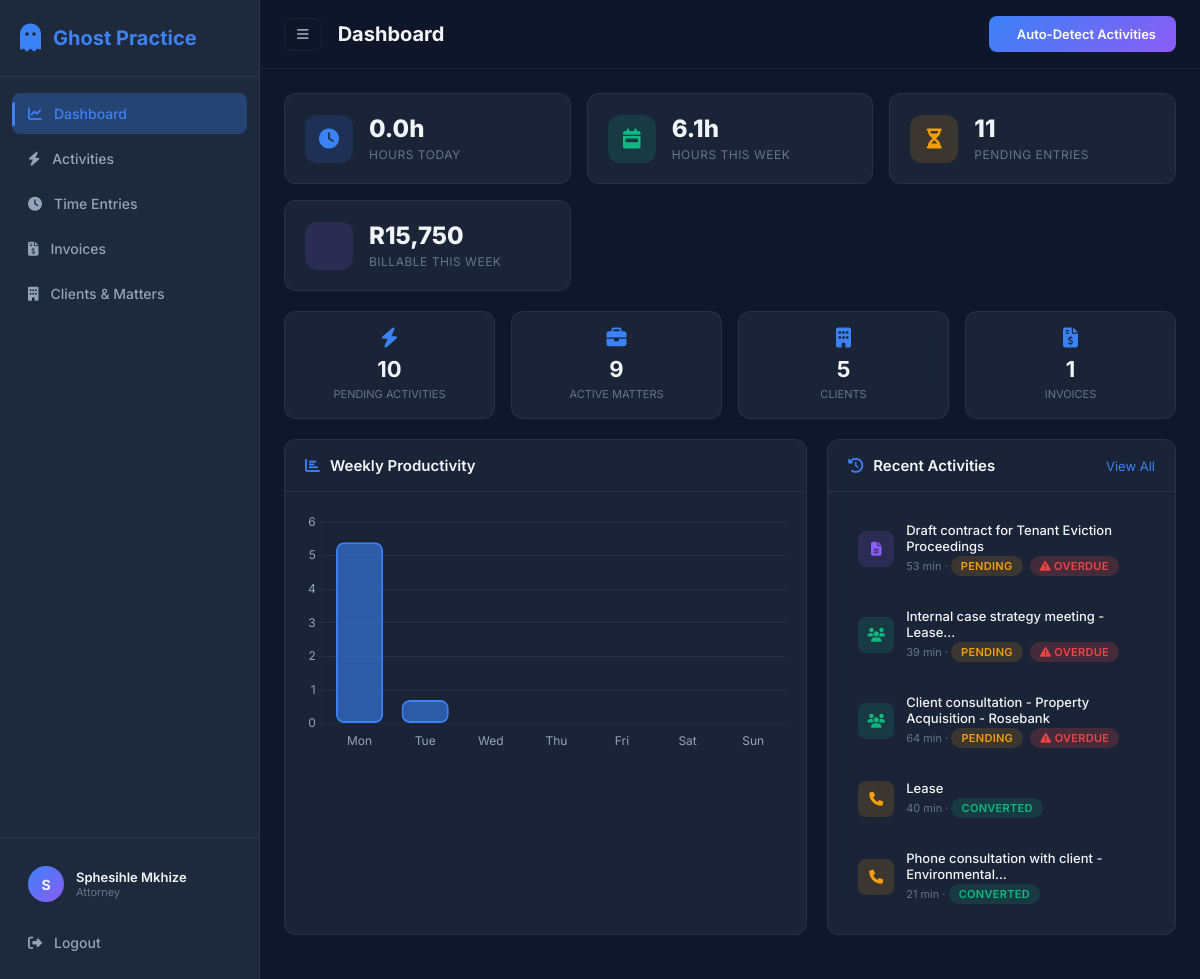
Page / (signed in) on the earlier database version.
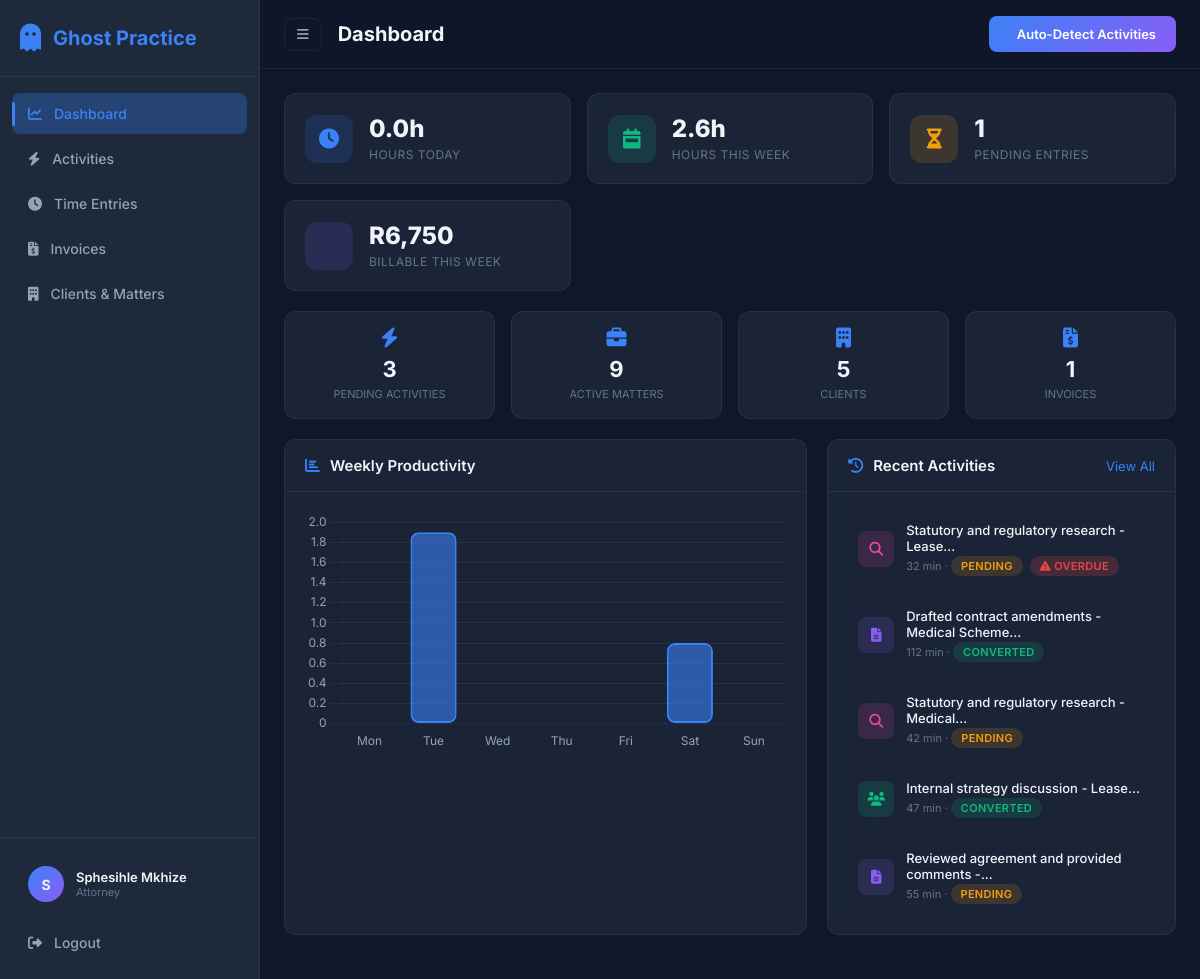
Same page on the later database version.
### models/activity.py (models this page shows, shortened)
class Activity(db.Model):
    __tablename__ = "activities"
    id = db.Column(db.Integer, primary_key=True)
    user_id = db.Column(db.Integer, db.ForeignKey("users.id"), nullable=False)
    type = db.Column(db.String(30), nullable=False)  # email / meeting / call / document / research
    title = db.Column(db.String(300), nullable=False)
    description = db.Column(db.Text)
    source = db.Column(db.String(30), default="manual")  # outlook / teams / manual / auto-detect
    started_at = db.Column(db.DateTime, nullable=False)
    ended_at = db.Column(db.DateTime)
    duration_minutes = db.Column(db.Float, default=0)
    matter_id = db.Column(db.Integer, db.ForeignKey("matters.id"), nullable=True)
    status = db.Column(db.String(20), default="pending")  # pending / converted / dismissed
    created_at = db.Column(db.DateTime, default=datetime.utcnow)
    time_entry = db.relationship("TimeEntry", backref="activity", uselist=False)
    @property
    def type_icon(self):
        icons = {
            "email": "fa-envelope",
            "meeting": "fa-users",
            "call": "fa-phone",
            "document": "fa-file-alt",
            "research": "fa-search",
        }
        return icons.get(self.type, "fa-clock")

### routes/dashboard.py (the view)
@dashboard_bp.route("/")
@login_required
def index():
    today = datetime.utcnow().date()
    week_start = today - timedelta(days=today.weekday())
    total_hours_today = db.session.query(
        func.coalesce(func.sum(TimeEntry.duration_minutes), 0)
    ).filter(
        TimeEntry.user_id == current_user.id,
        TimeEntry.date == today,
    ).scalar() / 60
    total_hours_week = db.session.query(
        func.coalesce(func.sum(TimeEntry.duration_minutes), 0)
    ).filter(
        TimeEntry.user_id == current_user.id,
        TimeEntry.date >= week_start,
    ).scalar() / 60
    pending_entries = TimeEntry.query.filter_by(
        user_id=current_user.id, status="draft"
    ).count()
    billable_amount_week = db.session.query(
        func.coalesce(func.sum(TimeEntry.amount), 0)
    ).filter(
        TimeEntry.user_id == current_user.id,
        TimeEntry.date >= week_start,
    ).scalar()
    active_matters = Matter.query.filter_by(status="active").count()
    total_clients = Client.query.count()
    pending_activities = Activity.query.filter_by(
        user_id=current_user.id, status="pending"
    ).count()
    total_invoices = Invoice.query.count()
    total_billed = db.session.query(
        func.coalesce(func.sum(Invoice.total), 0)
    ).scalar()
    recent_activities = Activity.query.filter_by(
        user_id=current_user.id
    ).order_by(Activity.created_at.desc()).limit(5).all()
    now = datetime.utcnow()
    for act in recent_activities:
        if act.status == 'pending' and act.started_at:
            age = now - act.started_at
            act.is_overdue = age.days >= 3
        else:
            act.is_overdue = False
    daily_hours = []
    daily_labels = []
    for i in range(6, -1, -1):
        d = today - timedelta(days=i)
        hours = db.session.query(
            func.coalesce(func.sum(TimeEntry.duration_minutes), 0)
        ).filter(
            TimeEntry.user_id == current_user.id,
            TimeEntry.date == d,
        ).scalar() / 60
        daily_hours.append(round(hours, 1))
        daily_labels.append(d.strftime("%a"))
    return render_template(
        "dashboard.html",
        total_hours_today=round(total_hours_today, 1),
        total_hours_week=round(total_hours_week, 1),
        pending_entries=pending_entries,
        billable_amount_week=round(billable_amount_week, 2),
        active_matters=active_matters,
        total_clients=total_clients,
        pending_activities=pending_activities,
        total_invoices=total_invoices,
        total_billed=round(total_billed, 2),
        recent_activities=recent_activities,
        daily_hours=daily_hours,
        daily_labels=daily_labels,
    )

### app.py (called while the page is built)
def create_app():
    app = Flask(__name__)
    app.config.from_object(Config)
    os.makedirs(os.path.join(app.root_path, "instance"), exist_ok=True)
    db.init_app(app)
    login_manager = LoginManager()
    login_manager.init_app(app)
    login_manager.login_view = "auth.login"
    login_manager.login_message_category = "info"
    from models.user import User
    @login_manager.user_loader
    def load_user(user_id):
        return User.query.get(int(user_id))
    register_blueprints(app)
    with app.app_context():
        db.create_all()
    return app

### templates/dashboard.html (shortened to what the changed rows need)
{% extends "base.html" %}
{% block page_title %}Dashboard{% endblock %}
{% block content %}
<div class="dashboard">
    <div class="stats-grid">
        <div class="stat-card stat-emerald">
            <div class="stat-content">
                <span class="stat-value">{{ total_hours_week }}h</span>
                <span class="stat-label">Hours This Week</span>
            </div>
        </div>
        <div class="stat-card stat-amber">
            <div class="stat-content">
                <span class="stat-value">{{ pending_entries }}</span>
                <span class="stat-label">Pending Entries</span>
            </div>
        </div>
        <div class="stat-card stat-purple">
            <div class="stat-content">
                <span class="stat-value">R{{ "{:,.0f}".format(billable_amount_week) }}</span>
                <span class="stat-label">Billable This Week</span>
            </div>
        </div>
    </div>
    <div class="stats-grid stats-small">
        <div class="stat-card-sm">
            <i class="fas fa-bolt"></i>
            <span class="stat-value-sm">{{ pending_activities }}</span>
            <span class="stat-label-sm">Pending Activities</span>
        </div>
    </div>
    <div class="dashboard-grid">
        <div class="card chart-card">
            <div class="card-body">
                <canvas id="weeklyChart"></canvas>
            </div>
        </div>
        <div class="card recent-card">
            <div class="card-body">
                {% if recent_activities %}
                <ul class="activity-feed">
                    {% for act in recent_activities %}
                    <li class="activity-feed-item">
                        <div class="activity-icon type-{{ act.type }}">
                            <i class="fas {{ act.type_icon }}"></i>
                        </div>
                        <div class="activity-info">
                            <span class="activity-title">{{ act.title|truncate(50) }}</span>
                            <span class="activity-meta">
                                {{ act.duration_minutes|int }} min &middot;
                                <span class="status-badge status-{{ act.status }}">{{ act.status }}</span>
                                {% if act.is_overdue %}
                                <span class="status-badge status-overdue" style="margin-left: 4px; background-color: rgba(239, 68, 68, 0.2); color: #ef4444; border-color: #ef4444;" title="Older than 3 days. Please convert to billable time!"><i class="fas fa-exclamation-triangle"></i> Overdue</span>
                                {% endif %}
                            </span>
                        </div>
                    </li>
                    {% endfor %}
                </ul>
                {% else %}
                <div class="empty-state">
                    <i class="fas fa-inbox"></i>
                    <p>No recent activities. Click "Auto-Detect" to simulate!</p>
                </div>
                {% endif %}
            </div>
        </div>
    </div>
</div>
{% endblock %}
{% block scripts %}
<script>
const dailyLabels = {{ daily_labels|tojson }};
const dailyHours = {{ daily_hours|tojson }};
initWeeklyChart(dailyLabels, dailyHours);
</script>
{% endblock %}

Differences in the rows shown:
no longer on this page (row edited): Activity: title "Draft contract for Tenant Eviction Proceedings", duration_minutes "53", status "PENDING", shows "OVERDUE", type "document" (drawn)
removed Activity: title "Internal case strategy meeting - Lease...", duration_minutes "39", status "PENDING", shows "OVERDUE", type "meeting" (drawn)
removed Activity: title "Client consultation - Property Acquisition - Rosebank", duration_minutes "64", status "PENDING", shows "OVERDUE", type "meeting" (drawn)
no longer on this page (row edited): Activity: title "Lease", duration_minutes "40", status "CONVERTED", type "call" (drawn)
no longer on this page (row edited): Activity: title "Phone consultation with client - Environmental...", duration_minutes "21", status "CONVERTED", type "call" (drawn)
now on this page (row edited): Activity: title "Statutory and regulatory research - Lease...", duration_minutes "32", status "PENDING", shows "OVERDUE", type "research" (drawn)
now on this page (row edited): Activity: title "Drafted contract amendments - Medical Scheme...", duration_minutes "112", status "CONVERTED", type "document" (drawn)
now on this page (row edited): Activity: title "Statutory and regulatory research - Medical...", duration_minutes "42", status "PENDING", type "research" (drawn)
now on this page (row edited): Activity: title "Internal strategy discussion - Lease...", duration_minutes "47", status "CONVERTED", type "meeting" (drawn)
now on this page (row edited): Activity: title "Reviewed agreement and provided comments -...", duration_minutes "55", status "PENDING", type "document" (drawn)
Other differences:
{{ total_hours_week }}: "6.1" → "2.6"
{{ pending_entries }}: "11" → "1"
{{ "{:,.0f}".format(billable_amount_week) }}: "15,750" → "6,750"
{{ pending_activities }}: "10" → "3"
chart data {{ daily_hours|tojson }}: [5.4, 0.7, 0.0, 0.0, 0.0, 0.0, 0.0] → [0.0, 1.9, 0.0, 0.0, 0.0, 0.8, 0.0]
